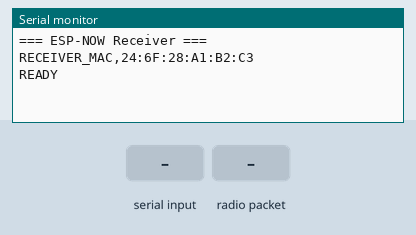
Simulated run of this sketch. Board: ESP32. Parts: the last lines printed to the serial monitor. The inputs (shaded band) are chosen by the test bench.

Above: at 1.7 s.
1.8 s: "CAL\n" received over Serial
At 3.0 s:
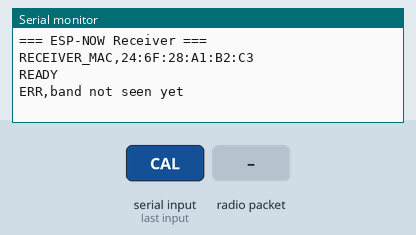
3.3 s: "FMT,HUMAN\n" received over Serial
At 4.2 s:
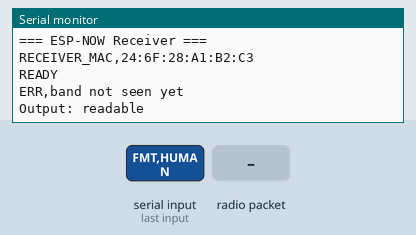
4.8 s: radio packet ":" arrives
At 5.5 s:
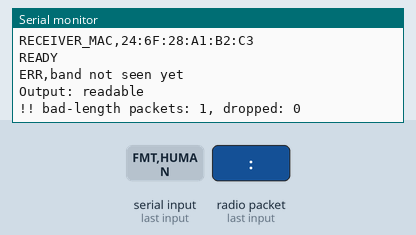
6.5 s: "FMT,CSV\n" received over Serial
At 7.8 s:
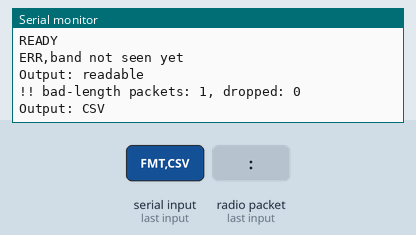

The sketch:

reciever-esp32.ino
```cpp
#include <Arduino.h>
#include <WiFi.h>
#include <esp_now.h>
#include <esp_wifi.h>
#include <esp_idf_version.h>

// ===================== SETTINGS =====================
const uint8_t ESPNOW_CHANNEL = 1;     // must match the wristband

bool PRINT_READABLE = false;          // false = CSV for Python (default), true = readable text
const int PRINT_EVERY_N = 1;          // readable mode only: print every Nth packet

// ===================== PACKETS =====================
typedef struct __attribute__((packed)) {
  uint8_t type;                       // 1=hello, 2=data, 3=bye
  float ax, ay, az, gx, gy, gz, batt;
  uint32_t t;
} DataPkt;

typedef struct __attribute__((packed)) {
  uint8_t cmd;                        // 1=calibrate, 2=disconnect, 3=motor scale, 4=connect
  float value;
} CmdPkt;

QueueHandle_t rxQueue;
uint8_t bandMac[6];
bool bandKnown = false;
volatile uint32_t badLenPkts = 0;
volatile uint32_t droppedPkts = 0;
uint32_t pktCount = 0;
uint32_t lastStatMs = 0;

// ===================== ESP-NOW =====================
void handleRecv(const uint8_t* mac, const uint8_t* d, int len) {
  if (len != sizeof(DataPkt)) { badLenPkts++; return; }
  if (!bandKnown) {
    memcpy(bandMac, mac, 6);
    esp_now_peer_info_t p = {};
    memcpy(p.peer_addr, mac, 6);
    p.channel = ESPNOW_CHANNEL;
    p.encrypt = false;
    if (esp_now_add_peer(&p) == ESP_OK) bandKnown = true;
  }
  DataPkt pkt;
  memcpy(&pkt, d, sizeof(pkt));
  if (xQueueSend(rxQueue, &pkt, 0) != pdTRUE) droppedPkts++;
}

#if ESP_IDF_VERSION >= ESP_IDF_VERSION_VAL(5, 0, 0)
void onRecv(const esp_now_recv_info_t* info, const uint8_t* d, int len) { handleRecv(info->src_addr, d, len); }
#else
void onRecv(const uint8_t* mac, const uint8_t* d, int len) { handleRecv(mac, d, len); }
#endif

void sendCmd(uint8_t cmd, float value) {
  if (!bandKnown) { Serial.println("ERR,band not seen yet"); return; }
  CmdPkt c = { cmd, value };
  esp_now_send(bandMac, (uint8_t*)&c, sizeof(c));
  if (PRINT_READABLE) Serial.printf(">> Command %u sent to band (value %.2f)\n", cmd, value);
  else                Serial.printf("ACK,%u,%.2f\n", cmd, value);
}

// ===================== PRINTING =====================
void printPacket(const DataPkt& p) {
  if (p.type == 1) {
    Serial.println(PRINT_READABLE ? "=== Band CONNECTED ===" : "EVT,CONNECTED");
    return;
  }
  if (p.type == 3) {
    Serial.println(PRINT_READABLE ? "=== Band DISCONNECTED ===" : "EVT,DISCONNECTED");
    return;
  }

  pktCount++;
  if (PRINT_READABLE) {
    if (pktCount % PRINT_EVERY_N != 0) return;
    Serial.printf("[%8.2fs] Accel(g): X=%7.3f Y=%7.3f Z=%7.3f | Gyro(dps): X=%8.2f Y=%8.2f Z=%8.2f | Batt: %.2fV | #%lu\n",
                  p.t / 1000.0f, p.ax, p.ay, p.az, p.gx, p.gy, p.gz, p.batt,
                  (unsigned long)pktCount);
  } else {
    // D,time_ms,ax,ay,az,gx,gy,gz,batt
    Serial.printf("D,%lu,%.4f,%.4f,%.4f,%.3f,%.3f,%.3f,%.2f\n",
                  (unsigned long)p.t, p.ax, p.ay, p.az, p.gx, p.gy, p.gz, p.batt);
  }
}

// ===================== SETUP =====================
void setup() {
  Serial.begin(115200);
  delay(500);
  WiFi.mode(WIFI_STA);
  WiFi.disconnect();
  esp_wifi_set_channel(ESPNOW_CHANNEL, WIFI_SECOND_CHAN_NONE);

  Serial.println("\n=== ESP-NOW Receiver ===");
  Serial.print("RECEIVER_MAC,");
  Serial.println(WiFi.macAddress());

  if (esp_now_init() != ESP_OK) {
    Serial.println("ERR,esp_now_init");
    while (true) delay(1000);
  }
  esp_now_register_recv_cb(onRecv);
  rxQueue = xQueueCreate(64, sizeof(DataPkt));

  Serial.println("READY");
}

// ===================== LOOP =====================
void loop() {
  // Band -> PC
  DataPkt p;
  while (xQueueReceive(rxQueue, &p, 0) == pdTRUE) {
    printPacket(p);
  }

  // Status line every 5 s (Python logs it; ignored by the data parser)
  if (millis() - lastStatMs > 5000) {
    lastStatMs = millis();
    if (PRINT_READABLE) {
      if (badLenPkts || droppedPkts)
        Serial.printf("!! bad-length packets: %lu, dropped: %lu\n",
                      (unsigned long)badLenPkts, (unsigned long)droppedPkts);
    } else {
      Serial.printf("STAT,%lu,%lu,%lu\n", (unsigned long)pktCount,
                    (unsigned long)badLenPkts, (unsigned long)droppedPkts);
    }
  }

  // PC -> band
  if (Serial.available()) {
    String line = Serial.readStringUntil('\n');
    line.trim();
    line.toUpperCase();
    if (line == "CAL")                  sendCmd(1, 0);
    else if (line == "DISC")            sendCmd(2, 0);
    else if (line == "CONN")            sendCmd(4, 0);
    else if (line.startsWith("SCALE,")) sendCmd(3, line.substring(6).toFloat());
    else if (line == "FMT,HUMAN")       { PRINT_READABLE = true;  Serial.println("Output: readable"); }
    else if (line == "FMT,CSV")         { PRINT_READABLE = false; Serial.println("Output: CSV"); }
  }
}
```

Measured:
- after the input at 1.8 s, the serial monitor: prints a new line at once (image 1)
- after the input at 3.3 s, the serial monitor: prints a new line at once (image 2)
- after the input at 4.8 s, the serial monitor: prints a new line after 0.20 s (image 3)
- after the input at 6.5 s, the serial monitor: prints a new line at once (image 4)
